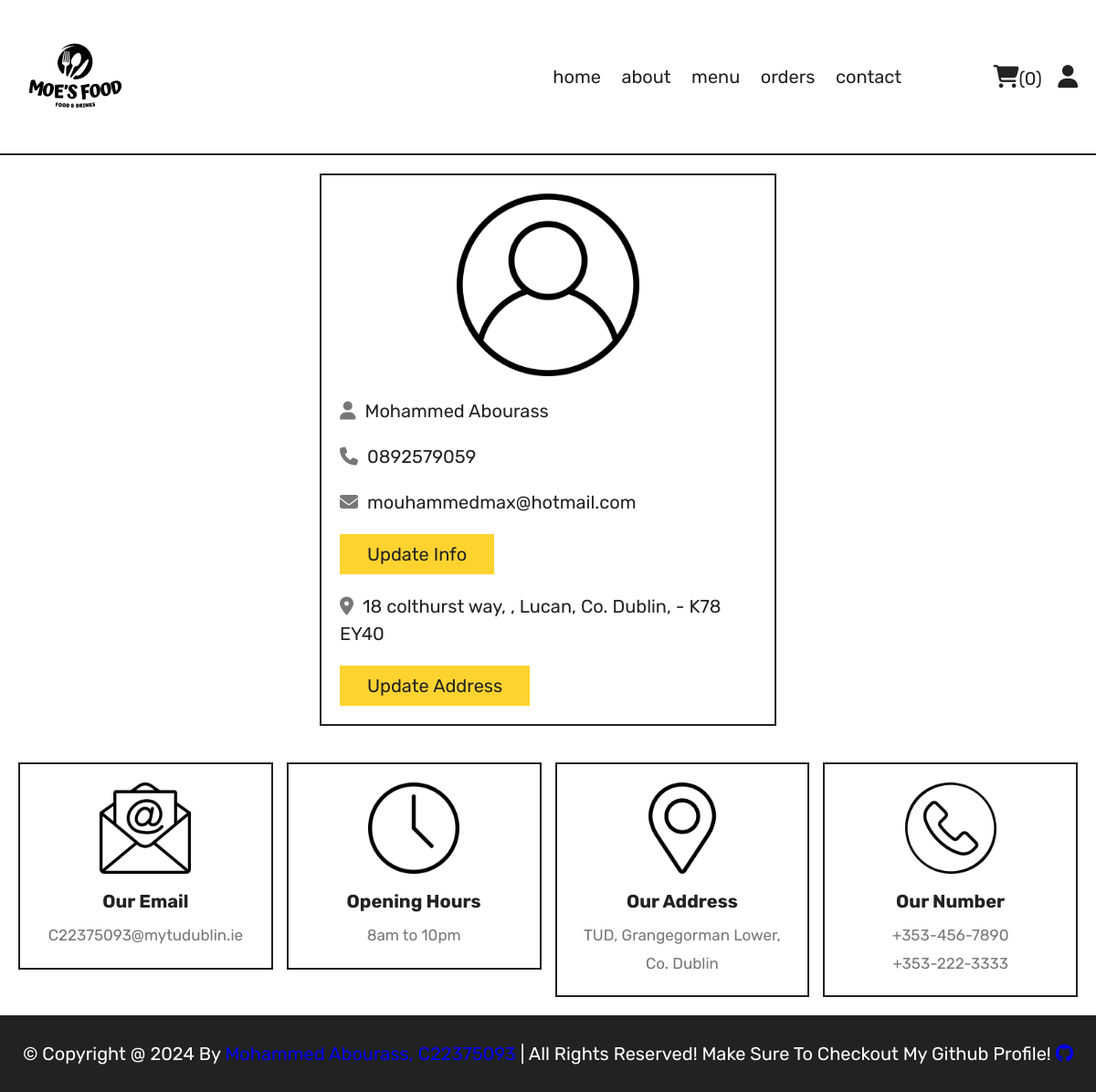
The app's page /profile.php (signed in) with its own data.
### tables this page shows
CREATE TABLE `users` (
  `id` int(100) NOT NULL,
  `name` varchar(20) NOT NULL,
  `email` varchar(50) NOT NULL,
  `number` varchar(10) NOT NULL,
  `password` varchar(50) NOT NULL,
  `address` varchar(500) NOT NULL
);

### profile.php (the view, shortened to what this page needs)
<?php
include 'components/connect.php';
?>
<!DOCTYPE html>
<html lang="en">
<head>
   <link rel="stylesheet" href="https://cdnjs.cloudflare.com/ajax/libs/font-awesome/6.1.1/css/all.min.css">
   <link rel="stylesheet" href="css/style.css">
</head>
<body>
<?php include 'components/user_header.php'; ?>
<section class="user-details">
   <div class="user">
      <img src="images/user-icon.png" alt="">
      <p><i class="fas fa-user"></i><span><span><?= $fetch_profile['name']; ?></span></span></p>
      <p><i class="fas fa-phone"></i><span><?= $fetch_profile['number']; ?></span></p>
      <p><i class="fas fa-envelope"></i><span><?= $fetch_profile['email']; ?></span></p>
      <a href="update_profile.php" class="btn">update info</a>
      <p class="address"><i class="fas fa-map-marker-alt"></i><span><?php if($fetch_profile['address'] == ''){echo 'please enter your address';}else{echo $fetch_profile['address'];} ?></span></p>
      <a href="update_address.php" class="btn">update address</a>
   </div>
</section>
<?php include 'components/footer.php'; ?>
</body>
</html>

### css/style.css (style rules this page uses)
:root { --yellow:#fed330; --red:#e74c3c; --white:#fff; --black:#222; --light-color:#777; --border:.2rem solid var(--black); }
* { font-family: 'Rubik', sans-serif; margin:0; padding:0; box-sizing: border-box; outline: none; border: none; text-decoration: none; }
html { font-size: 62.5%; overflow-x: hidden; scroll-behavior: smooth; stop-opacity: 7rem; }
section { margin:0 auto; max-width: 1200px; padding:2rem; }
.btn, .delete-btn { margin-top: 1rem; display: inline-block; font-size: 2rem; padding:1rem 3rem; cursor: pointer; text-transform: capitalize; transition: .2s linear; }
.btn { background-color: var(--yellow); color:var(--black); }
.user-details .user { max-width: 50rem; margin:0 auto; border:var(--border); padding:2rem; }
.user-details .user img { width: 100%; height: 20rem; object-fit: contain; margin-bottom: 1rem; }
.user-details .user p { padding:1rem 0; line-height: 1.5; font-size: 2rem; }
.user-details .user p span { color:var(--black); }
.user-details .user p i { margin-right: 1rem; color:var(--light-color); }
.user-details .user .address { margin-top: 1rem; }

### records on screen
users: name "Mohammed Abourass", number "0892579059", email "mouhammedmax@hotmail.com", address "18 colthurst way, , Lucan, Co. Dublin, - K78 EY40"

### other values on screen
$total_cart_items "0"
